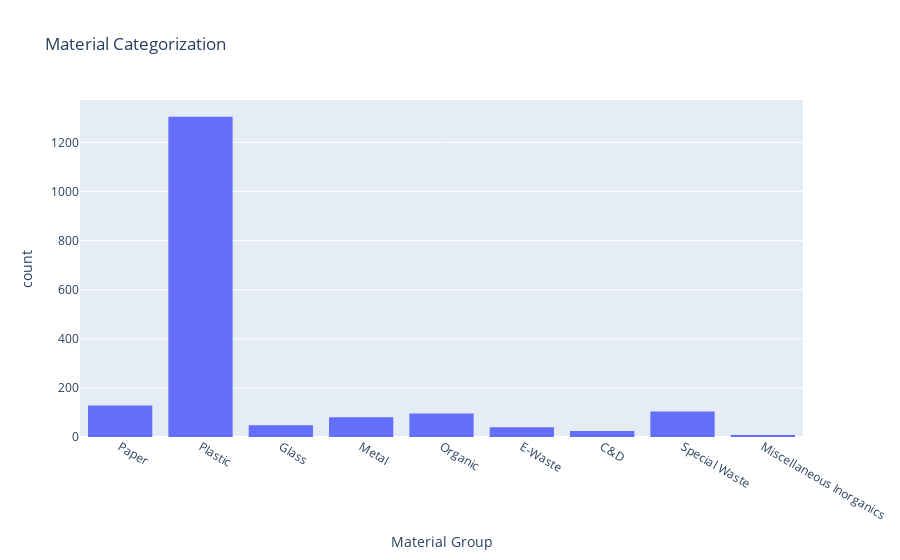

The notebook cell this image was saved under:
### Code cell
# understand general distribution and categorization of materials 
material_fig = px.histogram(data, x='Material Group', title='Material Categorization')
material_fig.show()

### Figure 1 — Plotly figure (JSON) as saved in the notebook; plotly's stock layout.template omitted (floating-point values rounded to 4 significant figures; data arrays with more than 128 entries replaced by an {"elided": "..."} marker saying what was removed)
{"data": [{"alignmentgroup": "True", "bingroup": "x", "hovertemplate": "Material Group=%{x}<br>count=%{y}<extra></extra>", "legendgroup": "", "marker": {"color": "#636efa", "pattern": {"shape": ""}}, "name": "", "offsetgroup": "", "orientation": "v", "showlegend": false, "type": "histogram", "x": {"elided": "1832 str values"}, "xaxis": "x", "yaxis": "y"}], "layout": {"barmode": "relative", "legend": {"tracegroupgap": 0}, "title": {"text": "Material Categorization"}, "xaxis": {"anchor": "y", "domain": [0, 1], "title": {"text": "Material Group"}}, "yaxis": {"anchor": "x", "domain": [0, 1], "title": {"text": "count"}}}}
